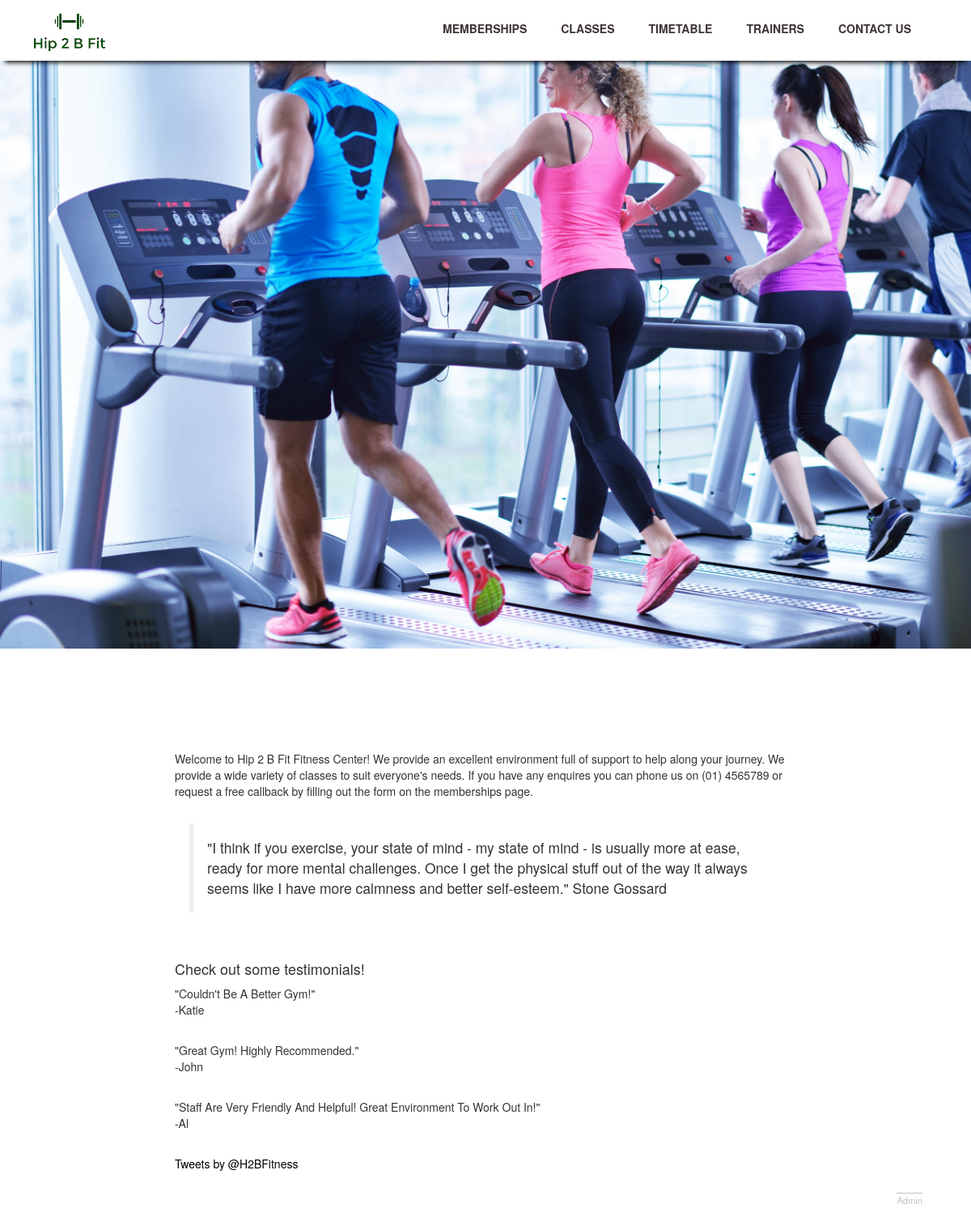
The page / on the database its author committed.
### tables this page shows
CREATE TABLE IF NOT EXISTS `content` (
  `page` varchar(1) NOT NULL DEFAULT '1',
  `content` mediumtext NOT NULL,
  UNIQUE KEY `page` (`page`)
);

CREATE TABLE IF NOT EXISTS `feedback` (
  `fname` varchar(20) NOT NULL,
  `lname` varchar(20) NOT NULL,
  `memberno` int(6) NOT NULL,
  `email` varchar(30) NOT NULL,
  `feedback` mediumtext NOT NULL,
  `display` tinyint(1) DEFAULT '0',
  UNIQUE KEY `memberno` (`memberno`)
);

### feedback.php (the view)
<?php
	$query = "SELECT fname, feedback FROM feedback WHERE display = 1";
	$result = mysqli_query($db_connection, $query);
	if($result){
		while($row = mysqli_fetch_array($result)){
		echo '<p>"' . ucwords($row['feedback']) . '"<br>' . '-' . ucwords($row["fname"]) . '<p>';
		}
	}
	else{
		echo "No Feedback testimonials available";
	}
?>

### index.php (shortened to what this page needs)
<?php
	$page = 1;
	require('connect.php');
?>
<!doctype html>
<html lang="en"
<head>
	<link rel="stylesheet" href="style.css">
	<link rel="stylesheet" href="http://maxcdn.bootstrapcdn.com/bootstrap/3.3.6/css/bootstrap.min.css">
</head>
<body>
	<header>
		<a class="navbar-brand" href="index.php"><img src="images/logo.png" height="50" style="margin-left:25px" title="Home" alt="Logo"></a>
		<nav id="nav">
			<ul>
				<li><a href="Memberships.php">Memberships</a>
				<li><a href="Classes.php">Classes</a></li>
				<li><a href="timetable.php">Timetable</a></li>
				<li><a href="Trainers.php">Trainers</a></li>
				<li><a href="ContactUs.php">Contact Us</a></li>
			</ul>
		</nav>
	</header>
	<content>
		<div class="image">
			<img src="images/Home.jpg"  style="width:100%; height:100%;">
		</div>
		<div class="text"> <br><br>
<?php
			$query = "SELECT content FROM content WHERE page = $page";
			$result = mysqli_query($db_connection, $query);
			$content = mysqli_fetch_array($result);
			echo "<p>" .  $content['content'] . "</p><br>";
	?>
			<div class="feedback">
				<H4>Check out some testimonials!</H4>
				<?php require('feedback.php'); ?>
			</div>
			<div class="twitter">
				<a class="twitter-timeline" href="https://twitter.com/H2BFitness" data-widget-id="717047137956179968">Tweets by @H2BFitness</a>
			</div>
		</div>
	</content>
	<footer>
		<p><a href="admin.php"> Admin</a></p>
	</footer>
</body>
</html>

### style.css (style rules this page uses)
html, body, div, span, applet, object, iframe, h1, h2, h3, h4, h5, h6, p, blockquote, pre, a, abbr, acronym, address, big, cite, code, del, dfn, em, img, ins, kbd, q, s, samp, small, strike, strong, sub, sup, tt, var, b, u, i, center, dl, dt, dd, ol, ul, li, fieldset, form, label, legend, table, caption, tbody, tfoot, thead, tr, th, td, article, aside, canvas, details, embed, figure, figcaption, footer, header, hgroup, menu, nav, output, ruby, section, summary, time, mark, audio, video { margin: 0; padding: 0; border: 0; font-size: 100%; font: inherit; vertical-align: baseline; }
article, aside, details, figcaption, figure, footer, header, hgroup, menu, nav, section, content { display: block; }
body { line-height: 1; }
ol, ul { list-style: none; }
blockquote, q { quotes: none; }
blockquote:before, blockquote:after, q:before, q:after { content: ''; content: none; }
body { line-height: 1.8em; font-size: 1.2em; font-family:sans-serif; color: #3d3536; background-color: white; }
body, html { height: 100%; }
a { color: #b4d7a8; text-decoration: none; }
header { position: fixed; width: 100%; height: 75px; background: white; z-index: 2; box-shadow: 0px 8px 6px -6px black; z-index: 2; }
header a { color: green; }
nav { float: right; margin-right: 5%; width: 44px; width: auto; z-index: 3; }
nav ul { position: static; line-height: 70px; }
nav li { margin-left: 1em; }
nav a { height: auto; line-height: normal; background: white; padding: .6em 1em; color: #3d3536; text-transform: uppercase; font-weight: bold; font-size: 14px; background-color: transparent; }
nav ul li { float:left; }
.image { position: relative; z-index: 1; }
.text { width: 90%; max-width: 768px; margin: 0 auto; padding: 4em 0; z-index: 2; }
.text p { margin-bottom: 30px; }
.text blockquote { padding: 1em; margin: 1em; }
.text a { color: black; }
footer { font-size: .80em; position: fixed; left: 0; bottom: 0; height: 30px; width: 100%; }
footer a { border-top: 1px solid silver; float: right; margin-right: 5%; color: silver; }

### rows shown on the page
content: content "Welcome to Hip 2 B Fit Fitness Center! We provide an excellent environment full of support to help along your journey. We provide a wide variety of classes to suit everyone's needs. If you have any enquires you can phone us on (01) 4565789 or request a free callback by filling out the form on the memberships page. \"I think if you exercise, your state of mind - my state of mind - is usually more at ease, ready for more mental challenges. Once I get the physical stuff out of the way it always seems like I have more calmness and better self-esteem.\" Stone Gossard"
feedback: feedback "Couldn't Be A Better Gym!", fname "Katie"
feedback: feedback "Great Gym! Highly Recommended.", fname "John"
feedback: feedback "Staff Are Very Friendly And Helpful! Great Environment To Work Out In!", fname "Al"
